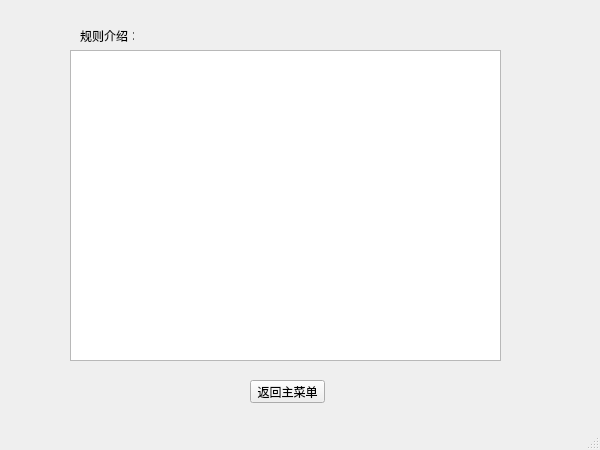
<?xml version="1.0" encoding="UTF-8"?>
<ui version="4.0">
 <class>help</class>
 <widget class="QMainWindow" name="help">
  <property name="geometry">
   <rect>
    <x>0</x>
    <y>0</y>
    <width>600</width>
    <height>450</height>
   </rect>
  </property>
  <property name="windowTitle">
   <string>MainWindow</string>
  </property>
  <widget class="QWidget" name="centralwidget">
   <property name="styleSheet">
    <string notr="true">background-image: url(D:/Study/shujujiegou/guangzongyaozu/2.png);</string>
   </property>
   <widget class="QLabel" name="label">
    <property name="geometry">
     <rect>
      <x>80</x>
      <y>30</y>
      <width>54</width>
      <height>12</height>
     </rect>
    </property>
    <property name="text">
     <string>规则介绍：</string>
    </property>
   </widget>
   <widget class="QTextBrowser" name="textBrowser">
    <property name="geometry">
     <rect>
      <x>70</x>
      <y>50</y>
      <width>431</width>
      <height>311</height>
     </rect>
    </property>
   </widget>
   <widget class="QPushButton" name="back">
    <property name="geometry">
     <rect>
      <x>250</x>
      <y>380</y>
      <width>75</width>
      <height>23</height>
     </rect>
    </property>
    <property name="styleSheet">
     <string notr="true">background-image: url(D:/Study/shujujiegou/guangzongyaozu/微信截图_20200528195659.png);</string>
    </property>
    <property name="text">
     <string>返回主菜单</string>
    </property>
   </widget>
  </widget>
  <widget class="QMenuBar" name="menubar">
   <property name="geometry">
    <rect>
     <x>0</x>
     <y>0</y>
     <width>600</width>
     <height>23</height>
    </rect>
   </property>
  </widget>
  <widget class="QStatusBar" name="statusbar"/>
 </widget>
 <resources/>
 <connections/>
</ui>
